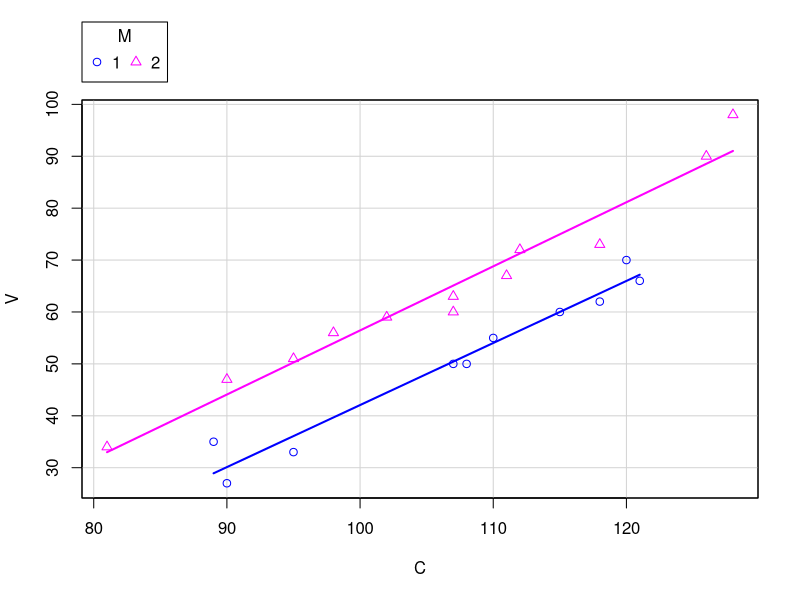
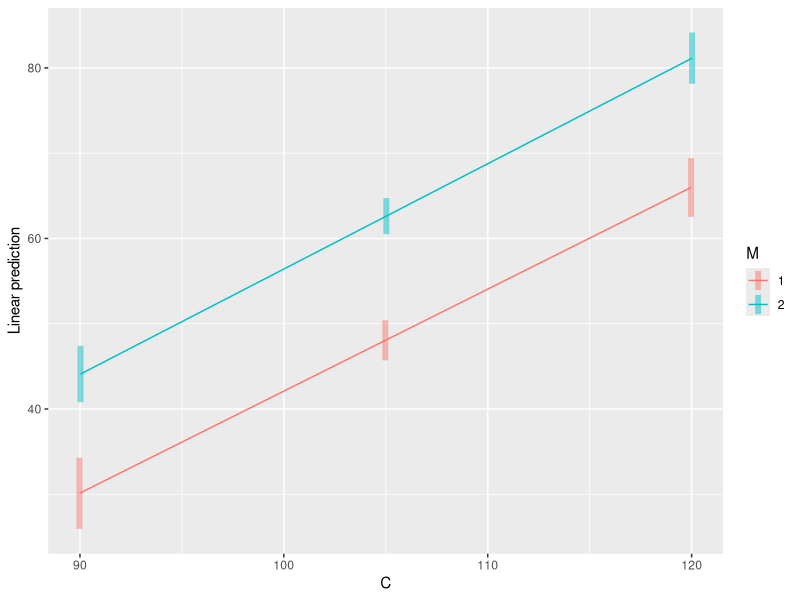
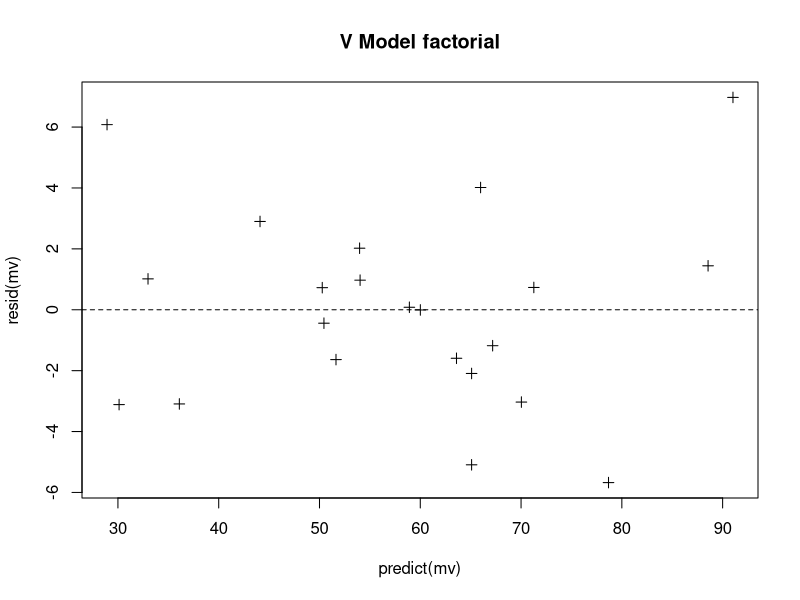
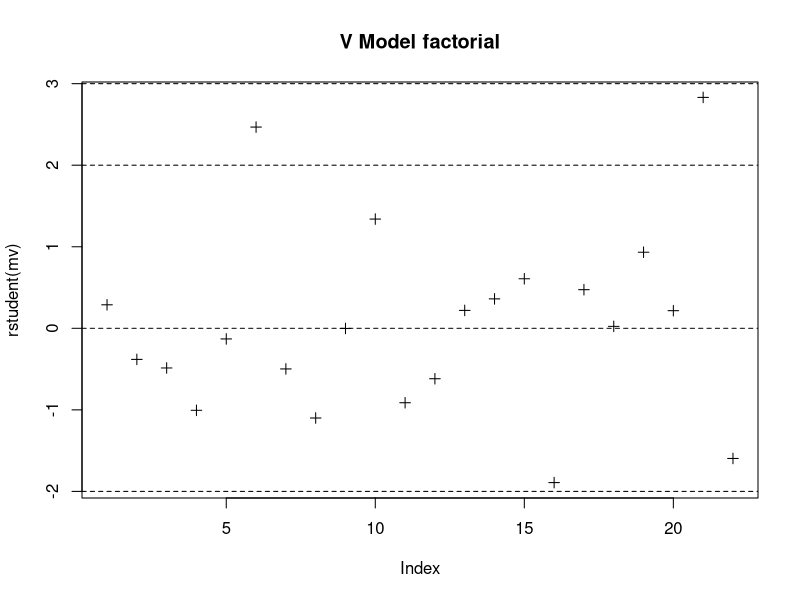
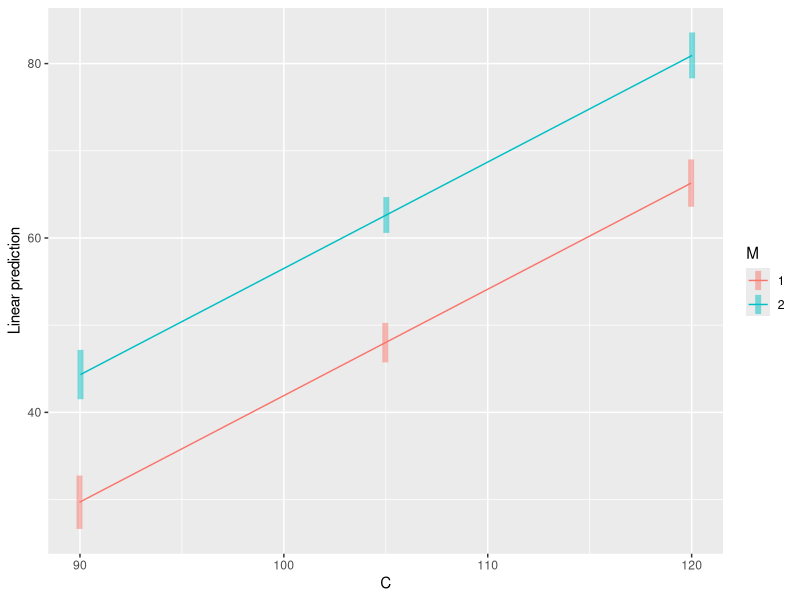
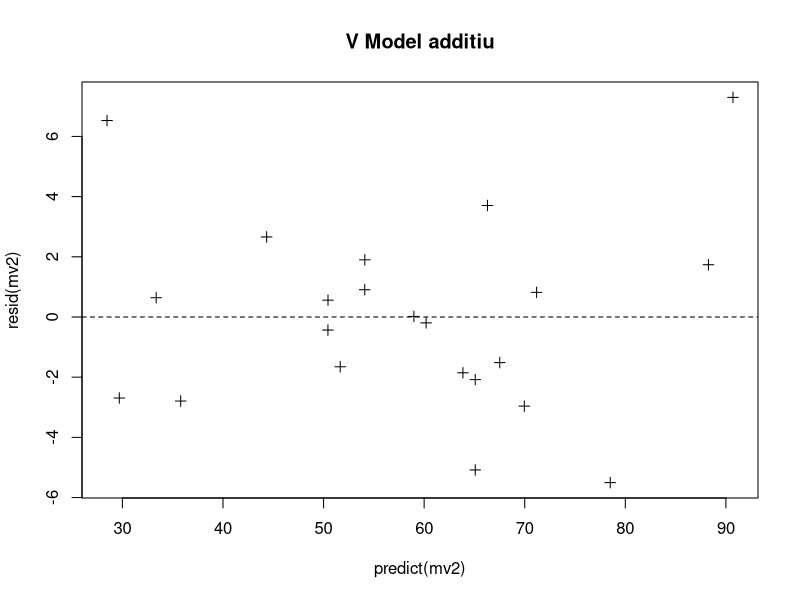
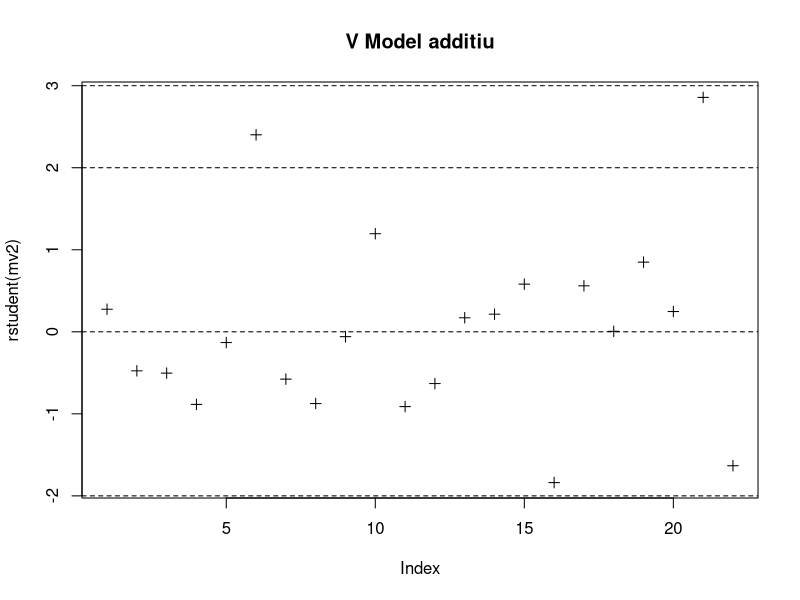
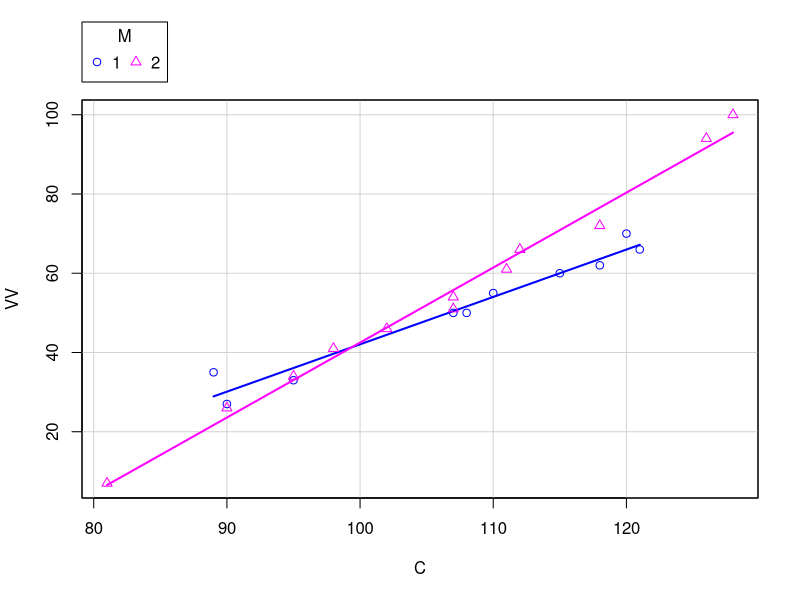

The R source for these figures, in order:
## ---- chunk 1
knitr::opts_chunk$set(echo = TRUE)
## ---- chunk 2
#setwd("...")
#options(contrasts = c("contr.sum", "contr.treatment"))
library(emmeans)
library(car)
dd <- read.csv2("../data/comrect.csv")

head(dd)
is.factor(dd$M)
dd$M<-as.factor(dd$M)

##############################################################################

# DESCRIPTIVA

scatterplot(V~C|M,smooth=F,data=dd)

##############################################################################
## ---- chunk 3
m0<-lm(V~1,dd)
mv<-lm(V~M+C+M:C,dd)
#mv<-lm(V~M*C,dd)
emmip(mv,M~C,CIs=T,at=list(C=c(90,105,120)))
## ---- chunk 4
summary(mv)
## ---- chunk 5
#Test omnibus
anova(m0,mv)

# Tests anova
Anova(mv)
## ---- chunk 6
# Diagnòstics
plot(predict(mv),resid(mv),pch=3,main="V Model factorial")
abline(h=0,lty=2)

#Valors estranys
plot(rstudent(mv),pch=3,main="V Model factorial")
abline(h=c(-3,-2,0,2,3),lty=2)
## ---- chunk 7
# Iguals vs diferents
anova(lm(V~C,dd),mv) 

# Iguals vs paral·leles diferente
anova(lm(V~C,dd),lm(V~C+M,dd)) 

# En algun punt prop del centre de les C, les E[V] són diferents?
pairs(emmeans(mv,~M|C)) 
## ---- chunk 8
anova(lm(V~M+C,dd),mv)
Anova(mv)

# Separació dels pendents
(emmp<-emtrends(mv,~M,var="C")) 
pairs(emmp)
#CLD(emmp)
## ---- chunk 9
anova(lm(V~C+M:C,dd),mv)
pairs(emmeans(mv,~M|C,at=list(C=0)))
## ---- chunk 10
(emm<-emmeans(mv,~M|C,at=list(C=c(90,105,120))))
pairs(emm)
#CLD(emm)

## ---- chunk 11
# e) traient la inreracció per simplificar el model

mv2<-lm(V~M+C,dd)
emmip(mv2,M~C,CIs=T,at=list(C=c(90,105,120)))
summary(mv2)

anova(m0,mv2)
Anova(mv2)
## ---- chunk 12
plot(predict(mv2),resid(mv2),pch=3,main="V Model additiu")
abline(h=0,lty=2)

plot(rstudent(mv2),pch=3,main="V Model additiu")
abline(h=c(-3,-2,0,2,3),lty=2)
# mes guai fer abline(h=c(-3,-1.96,0,1.96,3),lty=2)
# perque normal i merdes
## ---- chunk 13
# Resposta a c)
anova(lm(V~C,dd),mv2)
## ---- chunk 14
# Resposta a d)
(emm2<-emmeans(mv2,~M|C,at=list(C=c(90,105,120))))
pairs(emm2)
#CLD(emm2)
## ---- chunk 15
scatterplot(VV~C|M,smooth=F,data=dd)

m0<-lm(VV~1,dd)
mvv<-lm(VV~M+C+M:C,dd)
#mvv<-lm(VV~M*C,dd)
emmip(mvv,M~C,CIs=T,at=list(C=c(90,105,120)))


## ---- chunk 16
summary(mvv)
## ---- chunk 17
#Test omnibus
anova(m0,mvv)

# Tests anova
Anova(mvv)
